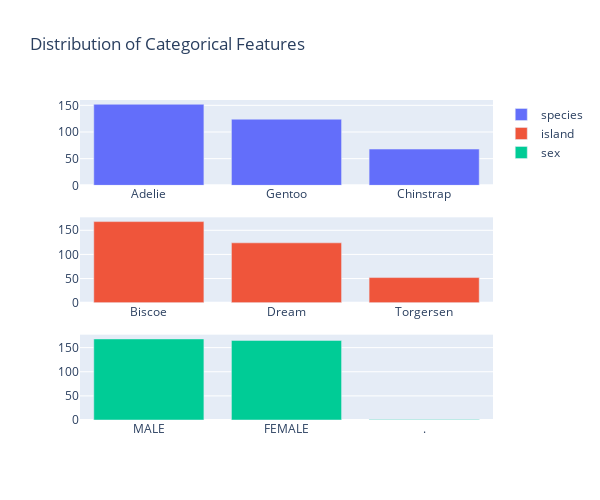

Notebook code cell kept with this figure:
### Markdown cell above
Let's visualize the distribution of categorical features.

### Code cell
import plotly.express as px
import plotly.graph_objs as go
from plotly.subplots import make_subplots


fig = make_subplots(rows=3, cols=1)

fig.add_trace(
    go.Bar(
        x=species_distribution.index, 
        y=species_distribution.values, 
        name="species"
    ),
    row=1,
    col=1,
)
fig.add_trace(
    go.Bar(x=island_distribution.index, y=island_distribution.values, name="island"),
    row=2,
    col=1,
)
fig.add_trace(
    go.Bar(x=sex_distribution.index, y=sex_distribution.values, name="sex"),
    row=3,
    col=1,
)

fig.update_layout(
    height=500, width=600, title_text="Distribution of Categorical Features"
)
fig.show()

### Figure 1 — Plotly figure (JSON) as saved in the notebook; plotly's stock layout.template omitted (floating-point values rounded to 4 significant figures)
{"data": [{"name": "species", "type": "bar", "x": ["Adelie", "Gentoo", "Chinstrap"], "xaxis": "x", "y": [152, 124, 68], "yaxis": "y"}, {"name": "island", "type": "bar", "x": ["Biscoe", "Dream", "Torgersen"], "xaxis": "x2", "y": [168, 124, 52], "yaxis": "y2"}, {"name": "sex", "type": "bar", "x": ["MALE", "FEMALE", "."], "xaxis": "x3", "y": [168, 165, 1], "yaxis": "y3"}], "layout": {"height": 500, "title": {"text": "Distribution of Categorical Features"}, "width": 600, "xaxis": {"anchor": "y", "domain": [0, 1]}, "xaxis2": {"anchor": "y2", "domain": [0, 1]}, "xaxis3": {"anchor": "y3", "domain": [0, 1]}, "yaxis": {"anchor": "x", "domain": [0.7333, 1]}, "yaxis2": {"anchor": "x2", "domain": [0.3667, 0.6333]}, "yaxis3": {"anchor": "x3", "domain": [0, 0.2667]}}}
